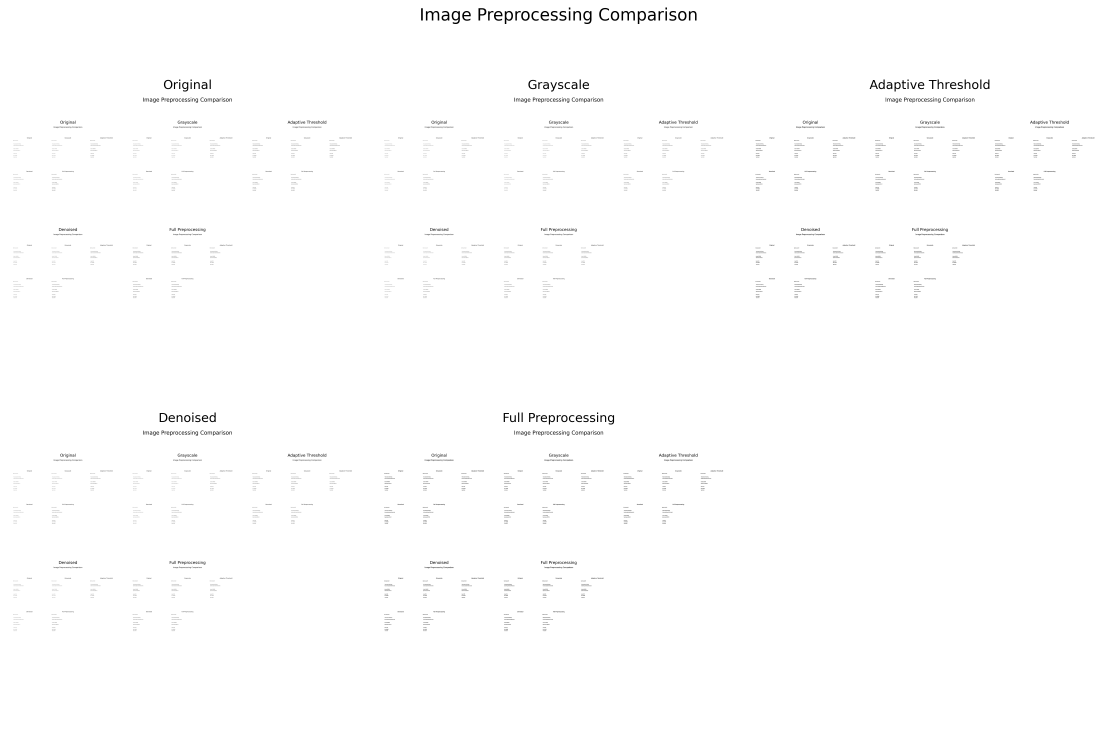
#> input picture HW2_tesseract_practice/preprocessing_comparison.png, 4470 x 2955 px (shown at 1/4 size)
$ python tesseract_tutorial.py
#> lines starting #> are read from the running program, lines starting #| are printed output that depends on the picture; after the words box and inside, x2 and y2 are one past the last pixel; in counts of white or black regions, pixels touching at a corner belong together
"""
Tesseract OCR Best Practices Tutorial
Author: Emma Wang
Purpose: Learn Tesseract OCR with preprocessing, PSM modes, and optimization
"""

import pytesseract
from PIL import Image, ImageEnhance, ImageFilter
import cv2
import numpy as np
import matplotlib.pyplot as plt
from typing import Dict, Tuple
import os


class TesseractBestPractices:
    """
    Comprehensive Tesseract OCR class demonstrating best practices
    """

    def __init__(self):
        """Initialize with Tesseract configuration"""
        # Verify Tesseract installation
        try:
            pytesseract.get_tesseract_version()
            print("✅ Tesseract is installed and working!")
        except Exception as e:
            print(f"❌ Tesseract not found: {e}")
            print("Install: brew install tesseract (macOS) or apt-get install tesseract-ocr (Linux)")

    # ==================== SECTION 1: IMAGE PREPROCESSING ====================

    def preprocess_image(self, image_path: str, method: str = 'all') -> np.ndarray:
        """
        Preprocess image to improve OCR accuracy

        Args:
            image_path: Path to input image
            method: Preprocessing method ('grayscale', 'threshold', 'denoise', 'all')

        Returns:
            Preprocessed image as numpy array
        """
        print(f"\n{'='*60}")
        print(f"PREPROCESSING: {method.upper()}")
        print(f"{'='*60}")

        # Load image with OpenCV
        img = cv2.imread(image_path)

        if img is None:
            raise FileNotFoundError(f"Cannot load image: {image_path}")

        print(f"Original image shape: {img.shape}")

        # Always convert to grayscale first for processing
        if len(img.shape) == 3:
            img = cv2.cvtColor(img, cv2.COLOR_BGR2GRAY)
            if method == 'grayscale':
                print("✓ Converted to grayscale")

        if method == 'threshold' or method == 'all':
            # Apply adaptive thresholding (better than simple threshold)
            img = cv2.adaptiveThreshold(
                img, 255,
                cv2.ADAPTIVE_THRESH_GAUSSIAN_C,
                cv2.THRESH_BINARY,
                11, 2
            )
            print("✓ Applied adaptive thresholding")

        if method == 'denoise' or method == 'all':
            # Denoise using Non-local Means Denoising
            img = cv2.fastNlMeansDenoising(img, None, 10, 7, 21)
            print("✓ Applied denoising")

        return img

    # [32 lines left out: function enhance_image, not called in this run]

    def visualize_preprocessing(self, image_path: str):
        """
        Visualize different preprocessing steps
        """
        original = cv2.imread(image_path)
        original_rgb = cv2.cvtColor(original, cv2.COLOR_BGR2RGB)

        grayscale = self.preprocess_image(image_path, 'grayscale')
        threshold = self.preprocess_image(image_path, 'threshold')
        denoised = self.preprocess_image(image_path, 'denoise')
        full_preprocess = self.preprocess_image(image_path, 'all')

        # Create visualization
        fig, axes = plt.subplots(2, 3, figsize=(15, 10))
        fig.suptitle('Image Preprocessing Comparison', fontsize=16)

        images = [
            (original_rgb, 'Original'),
            (grayscale, 'Grayscale'),
            (threshold, 'Adaptive Threshold'),
            (denoised, 'Denoised'),
            (full_preprocess, 'Full Preprocessing'),
        ]

        for idx, (img, title) in enumerate(images):
            row, col = idx // 3, idx % 3
            axes[row, col].imshow(img, cmap='gray' if len(img.shape) == 2 else None)
            axes[row, col].set_title(title)
            axes[row, col].axis('off')

        # Hide the last subplot
        axes[1, 2].axis('off')

        plt.tight_layout()
        output_path = os.path.join(os.path.dirname(__file__), 'preprocessing_comparison.png')
        plt.savefig(output_path, dpi=300, bbox_inches='tight')
        print(f"\n✅ Visualization saved to '{output_path}'")
        plt.close()

    # ==================== SECTION 2: PSM MODES ====================

    def demonstrate_psm_modes(self, image_path: str):
        """
        Demonstrate different Page Segmentation Modes

        PSM Modes:
        0  = Orientation and script detection only
        1  = Automatic page segmentation with OSD
        3  = Fully automatic page segmentation (default)
        4  = Single column of text
        6  = Single uniform block of text
        7  = Single text line
        8  = Single word
        10 = Single character
        11 = Sparse text (find as much text as possible)
        13 = Raw line (bypass all Tesseract layout analysis)
        """
        print(f"\n{'='*60}")
        print("PSM MODE COMPARISON")
        print(f"{'='*60}")

        # Preprocess image first
        img = self.preprocess_image(image_path, 'all')

        # Test different PSM modes
        psm_modes = {
            3: "Fully automatic (Default)",
            4: "Single column",
            6: "Single uniform block",
            7: "Single text line",
            11: "Sparse text",
            13: "Raw line"
        }

        results = {}

        for psm, description in psm_modes.items():
            try:
                # Configure Tesseract with specific PSM
                custom_config = f'--psm {psm}'
                text = pytesseract.image_to_string(img, config=custom_config)
                results[psm] = text.strip()

                print(f"\nPSM {psm}: {description}")
                print(f"Text length: {len(text)} characters")
                print(f"Preview: {text[:100]}..." if len(text) > 100 else f"Text: {text}")

            except Exception as e:
                print(f"PSM {psm} failed: {e}")

        return results

    # [257 lines left out: functions get_detailed_info, draw_bounding_boxes, list_available_languages, ocr_with_language, ocr_invoice, ocr_table and 1 more, not called in this run]


# ==================== MAIN DEMONSTRATION ====================

def main():
    """
    Main demonstration of Tesseract best practices
    """
    print("=" * 80)
    print(" " * 20 + "TESSERACT OCR TUTORIAL")
    print(" " * 15 + "Best Practices & Practical Examples")
    print("=" * 80)

    # Initialize
    ocr = TesseractBestPractices()

    # Create a sample image for testing
    print("\n📝 Creating sample test image...")
    create_sample_image()
#> in create_sample_image, `img = Image.new('RGB', (width, height), color='white')`: img: PIL image 800x400 RGB; every value is 255
#> after the loop in create_sample_image, `for line in sample_text.strip().split('\n'):`: y_position = 415
#> in create_sample_image, `img.save(output_path)`:
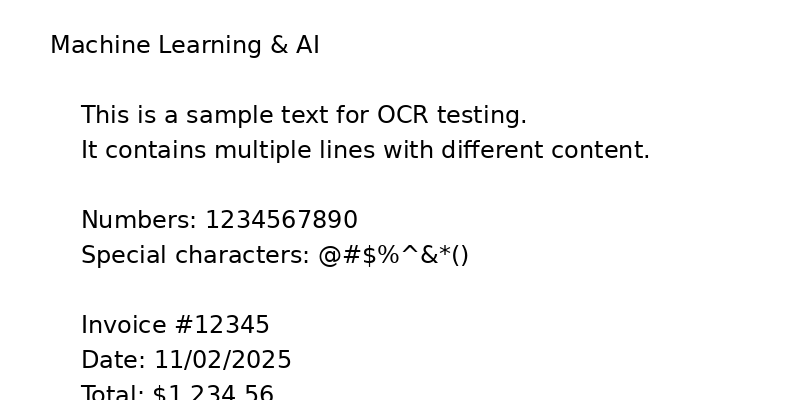
#> saved as sample_text.png: PIL image 800x400 RGB; min 0, max 255, mean 245.4

    # Use relative path from script directory
    script_dir = os.path.dirname(os.path.abspath(__file__))
    sample_image = os.path.join(script_dir, 'preprocessing_comparison.png')

    if not os.path.exists(sample_image):
        # Try using sample_text.png if preprocessing_comparison.png doesn't exist
        sample_image = os.path.join(script_dir, 'sample_text.png')
        if not os.path.exists(sample_image):
            print("❌ Sample image not found. Please provide your own image.")
            return

    # Section 1: Preprocessing
    print("\n" + "=" * 80)
    print("SECTION 1: IMAGE PREPROCESSING")
    print("=" * 80)

    ocr.visualize_preprocessing(sample_image)
#> in visualize_preprocessing, original is the input picture: shape (2955, 4470, 3); min 0, max 255, mean 253.5
#| Original image shape: (2955, 4470, 3)
#> call 2 of preprocess_image, with method = 'threshold'
#| Original image shape: (2955, 4470, 3)
#> in preprocess_image (call 2), `img = cv2.adaptiveThreshold( img, 255, cv2.ADAPTIVE_THRESH_GAUSSIAN_C,..`:
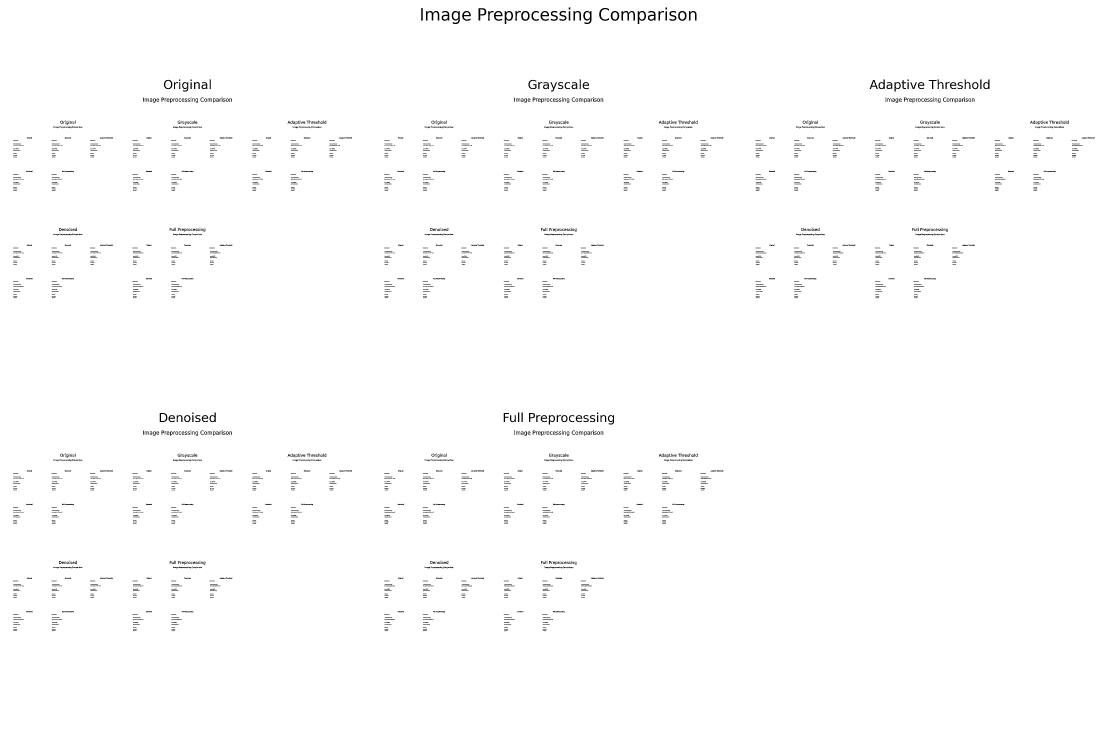
#> img: shape (2955, 4470) (shown at 1/4 size); 99.1% white; black in thin lines or dots, all inside (x1, y1, x2, y2) = (52, 30, 4378, 2525)
#| Original image shape: (2955, 4470, 3)
#| Original image shape: (2955, 4470, 3)
#> the loop in visualize_preprocessing, `for idx, (img, title) in enumerate(images):` made 5 passes
#> (title, row, col) on passes 1 to 5: ('Original', 0, 0), ('Grayscale', 0, 1), ('Adaptive Threshold', 0, 2), ('Denoised', 1, 0), ('Full Preprocessing', 1, 1)
#> in visualize_preprocessing, `plt.savefig(output_path, dpi=300, bbox_inches='tight')`:
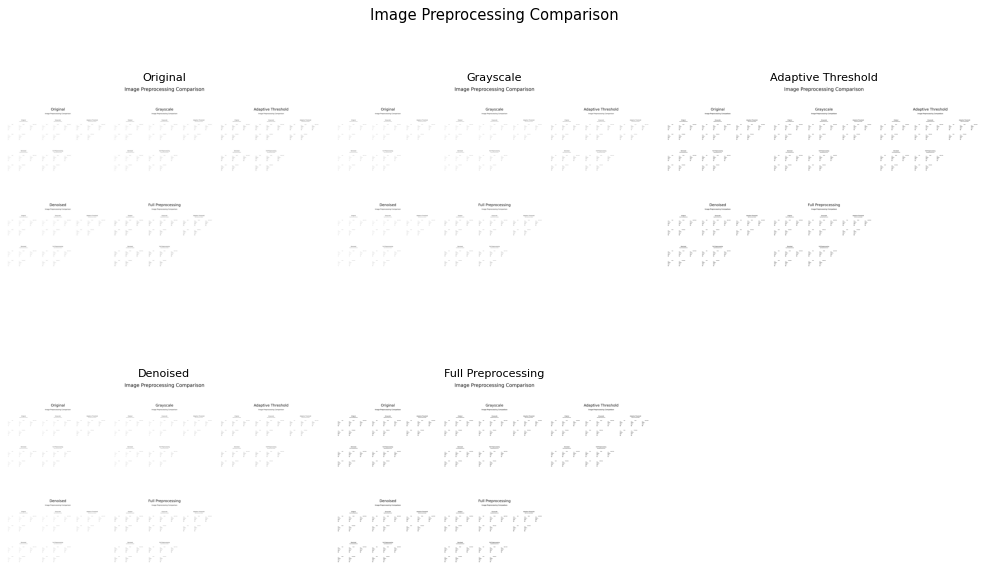
#> figure drawn by matplotlib, 5 panels

    # Section 2: PSM Modes
    print("\n" + "=" * 80)
    print("SECTION 2: PAGE SEGMENTATION MODES (PSM)")
    print("=" * 80)

    ocr.demonstrate_psm_modes(sample_image)
    ocr.get_detailed_info(sample_image, psm=6)
    ocr.draw_bounding_boxes(sample_image, psm=6)

    # Section 3: Languages
    print("\n" + "=" * 80)
    print("SECTION 3: LANGUAGE SUPPORT")
    print("=" * 80)

    ocr.list_available_languages()
    ocr.ocr_with_language(sample_image, lang='eng', psm=6)

    # Section 4: Performance
    print("\n" + "=" * 80)
    print("SECTION 4: PERFORMANCE COMPARISON")
    print("=" * 80)

    ocr.compare_methods(sample_image)

    print("\n" + "=" * 80)
    print("✅ TUTORIAL COMPLETE!")
    print("=" * 80)
    print("\nGenerated files:")
    print("  - preprocessing_comparison.png")
    print("  - bounding_boxes.png")
    print("  - sample_text.png")
    print("\nNext steps:")
    print("  1. Try with your own images")
    print("  2. Experiment with different PSM modes")
    print("  3. Install additional language packs")
    print("  4. Fine-tune preprocessing parameters")


def create_sample_image():
    """
    Create a sample image for testing OCR
    """
    from PIL import Image, ImageDraw, ImageFont

    # Create a white background image
    width, height = 800, 400
    img = Image.new('RGB', (width, height), color='white')
    draw = ImageDraw.Draw(img)

    # Sample text
    sample_text = """
    Machine Learning & AI

    This is a sample text for OCR testing.
    It contains multiple lines with different content.

    Numbers: 1234567890
    Special characters: @#$%^&*()

    Invoice #12345
    Date: 11/02/2025
    Total: $1,234.56
    """

    # Draw text
    try:
        # Try to use a nice font
        font = ImageFont.truetype("/System/Library/Fonts/Helvetica.ttc", 24)
    except:
        # Fall back to default font
        font = ImageFont.load_default()

    # Add some lines
    y_position = 30
    for line in sample_text.strip().split('\n'):
        draw.text((50, y_position), line, fill='black', font=font)
        y_position += 35

    # Save to the same directory as this script
    output_path = os.path.join(os.path.dirname(__file__), 'sample_text.png')
    img.save(output_path)
    print(f"✅ Sample image created: {output_path}")


if __name__ == "__main__":
#> (the run stopped early here; a loop or call above may not have finished)
